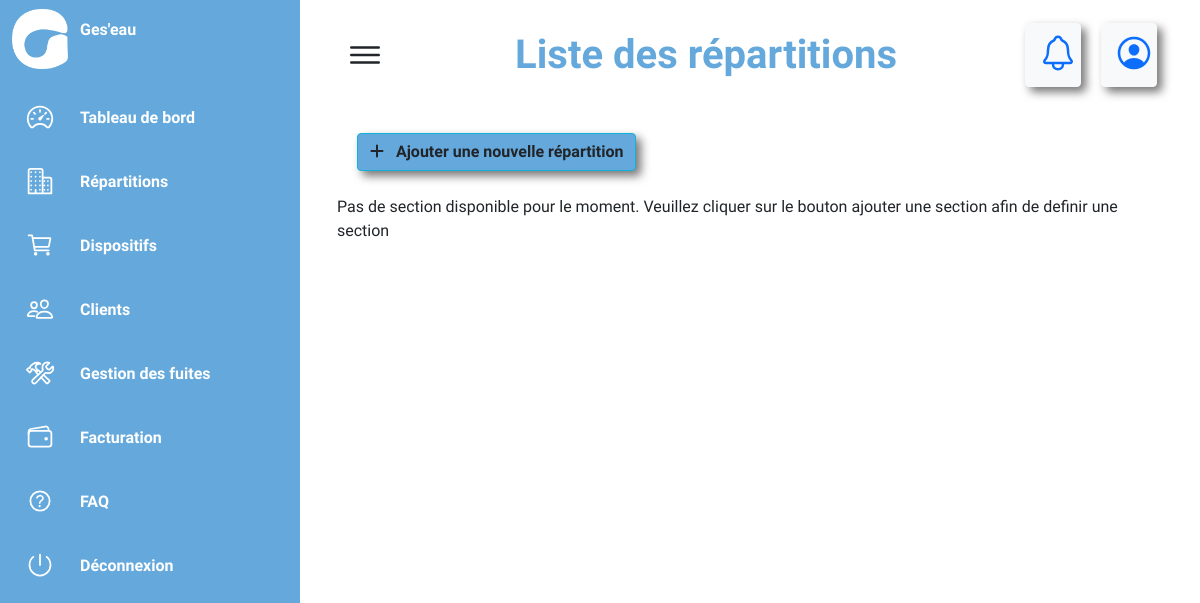
The page /section/ (signed in) on the database as committed earlier.
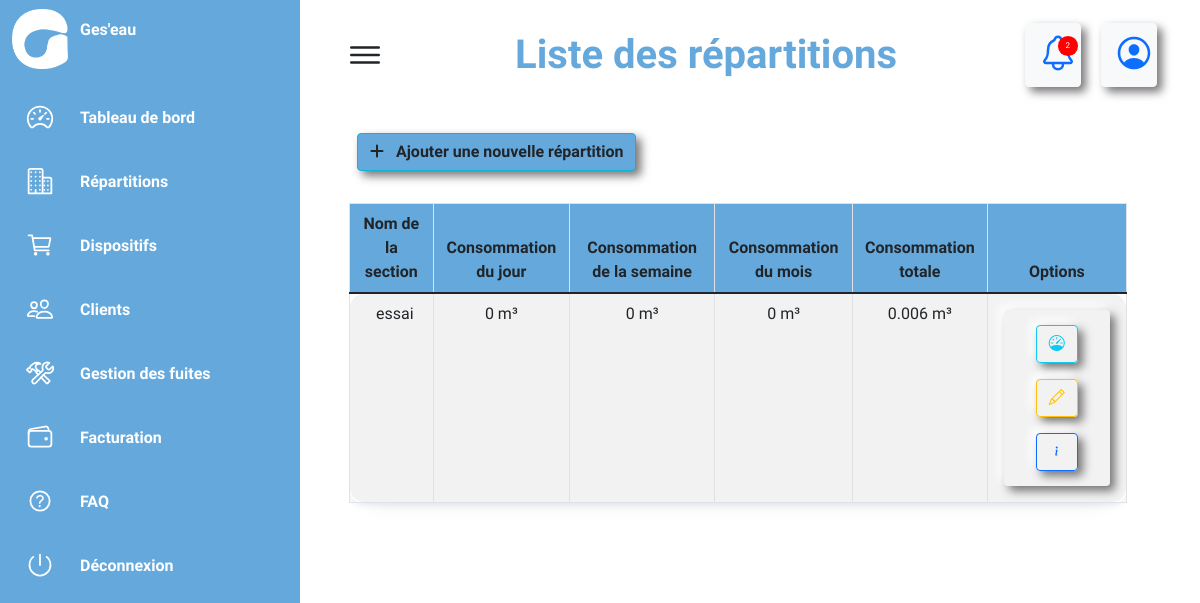
The same page on the database as committed later.
### conso/models.py (models this page shows, shortened)
class Section(models.Model):
    entreprise = models.ForeignKey(Entreprise, null=True, blank=True, on_delete=models.CASCADE)
    nom_section = models.CharField(max_length=100, null=True, blank=True, verbose_name="Nom de la section")
    description = models.TextField(null=True, blank=True, verbose_name="Description")
    class Meta:
        unique_together = ('entreprise', 'nom_section')

### conso/views.py (the view)
# urls.py: path('section/',views.section,name="section"),
@login_required
def section(request):
    user_id = request.user.id
    user_entreprise_id = get_object_or_404(Entreprise, user_id=user_id)
    sections = Section.objects.filter(entreprise_id=user_entreprise_id)
    consom = []
    today = date.today()
    start_of_day = datetime.combine(today, datetime.min.time())
    end_of_day = datetime.combine(today, datetime.max.time())
    thisday = datetime.today()
    start_of_week = thisday - timedelta(days=thisday.weekday())
    end_of_week = start_of_week + timedelta(days=6)
    for section in sections:
        total_consommation = Consommation.objects.filter(dispositif__section=section).aggregate(Sum('quantite'))['quantite__sum']
        if total_consommation is None:
            total_consommation = 0
        daily_consommation = Consommation.objects.filter(dispositif__section=section,created_at__date__range=(start_of_day, end_of_day)).aggregate(Sum('quantite'))['quantite__sum']
        if daily_consommation is None:
            daily_consommation = 0
        weekly_consommation = Consommation.objects.filter(dispositif__section=section,
            created_at__date__range=[start_of_week, end_of_week]
        ).values('created_at__date').aggregate(Sum('quantite'))['quantite__sum']
        if weekly_consommation is None:
            weekly_consommation = 0
        month_start = today.replace(day=1)
        month_end = today.replace(day=calendar.monthrange(today.year, today.month)[1])
        monthly_consommation = Consommation.objects.filter(dispositif__section=section, created_at__date__range=(month_start, month_end)).aggregate(Sum('quantite'))['quantite__sum']
        if monthly_consommation is None:
            monthly_consommation = 0
        consom.append({
            'section': section,
            'total_consommation': round(total_consommation,3),
            'daily_consommation': round(daily_consommation,3),
            'weekly_consommation': round(weekly_consommation,3),
            'monthly_consommation': round(monthly_consommation,3),
        })
    alert_count = 0
    alert_count = Alert.objects.filter(entreprise=user_entreprise_id, is_read=False).count()
    context={'consom':consom, 'alert_count':alert_count}
    return render(request,'conso/section/sections.html',context)

### conso/templates/conso/section/sections.html (shortened to what this page needs)
{% extends 'base.html' %}
{% block etatactuel %}
Liste des répartitions
{% endblock etatactuel %}
{% block content %}
<div class="row mt-3">
  <div class="col-md-2.5">
  <a type="submit" href="{% url 'add_section' %}" class="btn btn-secondary text-dark selection" style="background-color: #65a9dc; border-color: #10b3d8;">
    <i class="fa fa-plus" aria-hidden="true"></i>&nbsp;&nbsp;
    <span><strong>Ajouter une nouvelle répartition</strong></span>
  </a><br>
</div>
{% if consom %}
<div class="row mt-4">
  <div class="col-md-12">
    <div class="table-responsive">
      <table class="table table-striped table-bordered table-hover text-center">
        <thead class="sticky-top" style="background-color: #65a9dc;">
          <tr>
            <th scope="col" class="col">Nom de la section</th>
            <th scope="col" class="col">Consommation du jour</th>
            <th scope="col" class="col">Consommation de la semaine</th>
            <th scope="col" class="col">Consommation du mois</th>
            <th scope="col" class="col">Consommation totale</th>
            <th scope="col" class="col text-center">Options</th>
          </tr>
        </thead>
        <tbody>
          {% for entry in consom %}
          <tr>
            <td class="col">{{ entry.section.nom_section }}</td>
            <td class="col text-center">{{ entry.daily_consommation }} m&sup3</td>
            <td class="col text-center">{{ entry.weekly_consommation }} m&sup3</td>
            <td class="col text-center">{{ entry.monthly_consommation }} m&sup3</td>
            <td class="col text-center">{{ entry.total_consommation }} m&sup3</td>
            <td class="col text-center">
              <div class="btn">
                <a href="{% url 'graphe_section' entry.section.id%}" class="btn btn-outline-info bi bi-speedometer">
                </a>
                <a href="{% url 'update_section' entry.section.id %}" class="btn btn-outline-warning bi bi-pencil">
                </a>
                <a href="{% url 'detail_section' entry.section.id %}" class="btn btn-outline-primary bi bi-info">
                </a>
              </div>
            </td>
          </tr>
          {% endfor %}
        </tbody>
      </table>
    </div>
  </div>
</div>
{% else %}
<div class="row mt-3">
Pas de section disponible pour le moment. Veuillez cliquer sur le bouton ajouter une section afin de definir une section
</div>
{% endif %}
{% endblock content %}

Rows that differ between the two databases and show on the page:
added Section: section.nom_section "essai", daily_consommation "0", weekly_consommation "0", monthly_consommation "0", total_consommation "0.006"
Other text that changed with them:
{{ alert_count }}: (not shown) → "2"
text no longer shown: "Pas de section disponible pour le moment. Veuillez cliquer sur le bouton ajouter une section afin de definir une section"
text now shown: "Nom de la section Consommation du jour Consommation de la semaine Consommation du mois Consommation totale Options"
